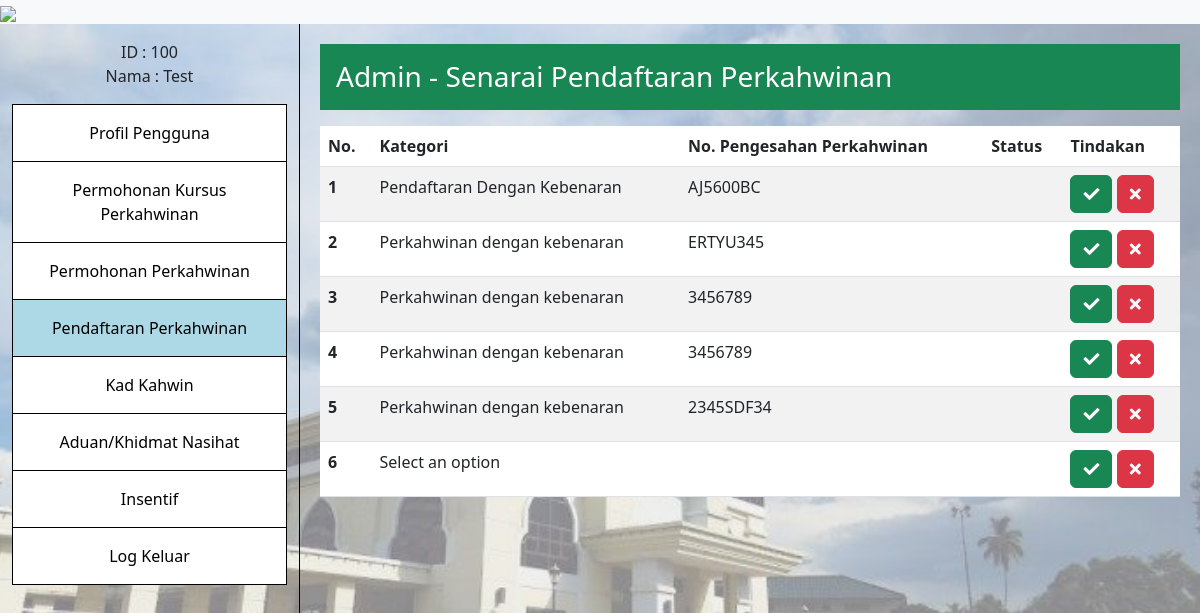
/App/MarriageRegistration/MarriageRegistrationListAdmin.php (signed in), run on an earlier commit of the app's database.
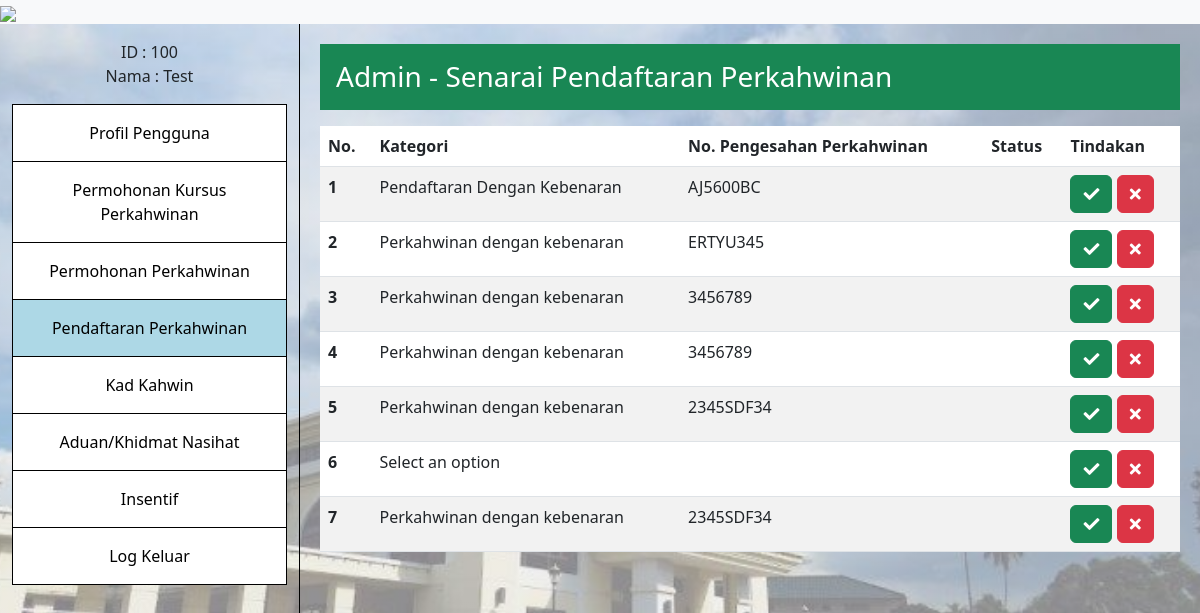
And on a later commit of the database.
### tables this page shows
CREATE TABLE `marriageregistration` (
  `marriageregister_id` int(11) NOT NULL,
  `requestmarriage_id` int(11) DEFAULT NULL,
  `admin_id` int(11) DEFAULT NULL,
  `marriage_category` varchar(50) NOT NULL,
  `marriage_license_number` varchar(50) NOT NULL,
  `status` varchar(50) DEFAULT NULL
);

### BusinessServices/Model/MarriageRegistrationModel/MarriageRegistrationApproval.php (called while the page is built, shortened)
<?php
class MarriageRegistrationApproval extends Connection {
    public function getAllMarriage()
    {
        $connection = $this->getConnection();
        $query = "SELECT * FROM marriageregistration";
        $result = mysqli_query($connection, $query);
        $users = array();
        if (mysqli_num_rows($result) > 0) {
            while ($row = mysqli_fetch_assoc($result)) {
                $users[] = $row;
            }
        }
        return $users;
    }
}
?>

### App/MarriageRegistration/MarriageRegistrationListAdmin.php (the view, shortened to what this page needs)
<?php
$marriageData = new applicantList();
$marriages = $marriageData->getAllMarriage();
$count = 1;
?>
<!DOCTYPE html>
<html lang="en">
<head>
    <link rel="stylesheet" href="https://cdn.jsdelivr.net/npm/bootstrap@5.3.0/dist/css/bootstrap.min.css">
    <link rel="stylesheet" href="https://cdnjs.cloudflare.com/ajax/libs/font-awesome/5.15.4/css/all.min.css">
    <link rel="stylesheet" href="../../../ezkahwin/public/css/styles.css">
</head>
<body>
    <?php include "../Component/header.php"; ?>
    <div class="container-fluid">
        <div class="row">
            <?php
            include "../Component/sidebarStaff.php";
            ?>
            <div class="col-md-9 content">
                <div class="content-title bg-success text-white p-3">
                    <h1 class="h3 m-0">Admin - Senarai Pendaftaran Perkahwinan</h1>
                </div>
                <div class="contentBox mt-3">
                    <div class="desc">
                        <div class="card-body">
                            <table class="table table-striped">
                                <thead>
                                    <tr>
                                        <th scope="col">No.</th>
                                        <th scope="col">Kategori</th>
                                        <th scope="col">No. Pengesahan Perkahwinan</th>
                                        <th scope="col">Status</th>
                                        <th scope="col">Tindakan</th>
                                    </tr>
                                </thead>
                                <tbody>
                                    <?php
                                    if (!empty($marriages)){
                                        foreach ($marriages as $marriage){
                                            echo '<tr>
                                                <th scope="row">' . $count . '</th>
                                                <td>' . $marriage["marriage_category"] . '</td>
                                                <td>' . $marriage["marriage_license_number"] . '</td>
                                                <td><span class="badge bg-success">' . $marriage["status"] . '</span></td>
                                                <td>
                                                    <form action="../../../ezkahwin/index.php" method="POST">
                                                        <input type="hidden" name="marriage_id" value="' . $marriage["marriageregister_id"] . '">
                                                        <button type="submit" name="action" value="approve" class="btn btn-success"><i class="fas fa-check"></i></button>
                                                        <button type="submit" name="action" value="reject" class="btn btn-danger"><i class="fas fa-times"></i></button>
                                                    </form>
                                                </td>
                                            </tr>';
                                            $count++;
                                        }
                                    } else {
                                        echo "<tr><td colspan='5'>No Data</td></tr>";
                                    }
                                    ?>
                                </tbody>
                            </table>
                        </div>
                    </div>
                </div>
            </div>
        </div>
    </div>
</body>
</html>

What changed in the data, as far as the page shows it:
added marriageregistration: marriage_category "Perkahwinan dengan kebenaran", marriage_license_number "2345SDF34"
